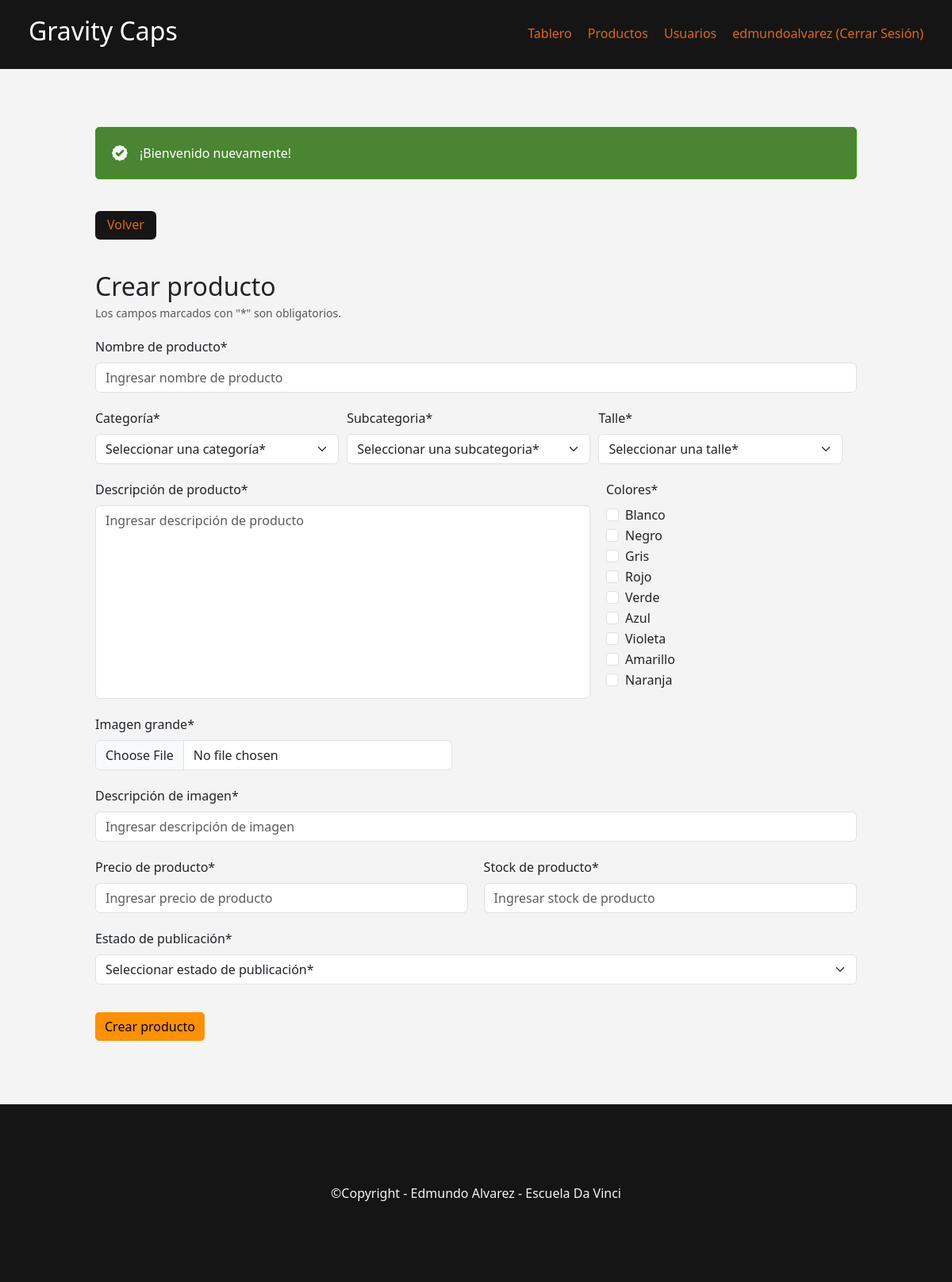
The app's page /admin/index.php?s=producto-crear (signed in) with its own data.
### tables this page shows
CREATE TABLE `usuarios` (
  `usuario_id` int(10) UNSIGNED NOT NULL,
  `rol_fk` tinyint(3) UNSIGNED NOT NULL,
  `email` varchar(255) NOT NULL,
  `password` varchar(255) NOT NULL,
  `telefono` int(11) DEFAULT NULL,
  `username` varchar(30) DEFAULT NULL,
  `empresa` varchar(150) DEFAULT NULL,
  `cuit_cuil` varchar(45) DEFAULT NULL
);

CREATE TABLE `colores` (
  `color_id` tinyint(3) UNSIGNED NOT NULL,
  `nombre` varchar(60) NOT NULL
);

### bootstrap/autoload.php (called while the page is built, shortened)
<?php
spl_autoload_register(function(string $className){
    $className = substr($className, 4);
    $className = str_replace('\\', DIRECTORY_SEPARATOR, $className);
    $classPath = __DIR__ . '/../classes/' . $className . '.php';
});

### classes/Auth/Autenticacion.php (called while the page is built, shortened)
<?php
class Autenticacion
{
    public function estaAutenticado(): bool
    {
        return isset($_SESSION['usuario_id']);
    }
    public function getUsuario(): ?usuario
    {
        return (new Usuario)->buscarId($_SESSION['usuario_id']);
    }
}

### classes/Models/Usuario.php (called while the page is built, shortened)
<?php
class Usuario
{
    private     string $username;
    public function buscarId (string $id): ?Usuario
    {
        $db = DB::getConexion();
        $query = "SELECT * FROM usuarios
                WHERE usuario_id = ?";
        $stmt = $db->prepare($query);
        $stmt->execute([$id]);
        $stmt->setFetchMode(PDO::FETCH_CLASS, Usuario::class);
        $usuario = $stmt->fetch();
        return $usuario;
    }
    public function getUsername(): string
    {
        return $this->username;
    }
}

### classes/Models/Color.php (called while the page is built, shortened)
<?php
class Color
{
    private int $color_id;
    private string $nombre;
    public function todos(): array
    {
        $db = DB::getConexion();
        $query = "SELECT * FROM colores";
        $stmt = $db->prepare($query);
        $stmt->execute();
        $stmt->setFetchMode(\PDO::FETCH_CLASS, Color::class);
        return $stmt->fetchAll();
    }
    public function getColorId (): int
    {
        return $this->color_id;
    }
    public function getNombre (): string
    {
        return $this->nombre;
    }
}

### admin/pages/producto-crear.php (the view, shortened to what this page needs)
<?php
if(isset($_SESSION['errores'])){
    $errores = $_SESSION['errores'];
    unset($_SESSION['errores']);
} else {
    $errores = [];
}
if(isset($_SESSION['oldData'])){
    $oldData = $_SESSION['oldData'];
    unset($_SESSION['oldData']);
} else {
    $oldData = [];
}
$colores = (new Color())->todos();
?>
<section class="crear-producto-completa">
    <a href="index.php?s=productos" class="detalle-btn-volver">Volver</a>
    <div>
        <h2>Crear producto</h2>
        <p class="form-text" >Los campos marcados con "*" son obligatorios.</p>
    </div>
    <div class="crear-producto-div-form">
        <form action="acciones/productos-crear.php" method="post" enctype="multipart/form-data">
            <div>
                <label for="nombre" class="form-label">Nombre de producto*</label>
                <input
                    class="form-control"
                    type="text"
                    name="nombre"
                    id="nombre"
                    placeholder="Ingresar nombre de producto"
                    value="<?= $oldData['nombre'] ?? null ?>"
                    <?php if(isset($errores['nombre'])): ?> aria-describedby="error-nombre" <?php endif; ?>
                >
            </div>
            <div class="crear-producto-fk">
                <div>
                    <label for="categoria_fk" class="form-label">Categoría*</label>
                    <select
                        class="form-select"
                        name="categoria_fk"
                        id="categoria_fk"
                    >
                    <option value="no-seleccion" selected disabled>Seleccionar una categoría*</option>
                    </select>
                </div>
                <div>
                    <label for="subcategoria_fk" class="form-label">Subcategoria*</label>
                    <select
                        class="form-select"
                        name="subcategoria_fk"
                        id="subcategoria_fk"
                    >
                    <option value="no-seleccion" selected disabled>Seleccionar una subcategoria*</option>
                    </select>
                </div>
                <div>
                    <label for="talle_fk" class="form-label">Talle*</label>
                    <select
                        class="form-select"
                        name="talle_fk"
                        id="talle_fk"
                    >
                    <option value="no-seleccion" selected disabled>Seleccionar una talle*</option>
                    </select>
                </div>
            </div>
            <div class="adm-descripcion-colores">
                <div class="descripcion">
                <label for="descripcion" class="form-label">Descripción de producto*</label>
                <textarea
                    class="form-control"
                    name="descripcion"
                    id="descripcion"
                    placeholder="Ingresar descripción de producto"
                    <?php if(isset($errores['descripcion'])): ?> aria-describedby="error-descripcion" <?php endif; ?>
                ><?= $oldData['descripcion'] ?? null ?></textarea>
                </div>
                <div class="colores">
                    <fieldset
                        <?php if(isset($errores['colores_fks'])): ?> aria-describedby="error-colores_fks" <?php endif; ?>
                        >
                        <legend>Colores*</legend>
                        <?php
                        foreach($colores as $color):
                        ?>
                            <div class="form-check">
                                <label class="form-check-label">
                                    <input
                                        type="checkbox"
                                        name="color_fk[]"
                                        value="<?= $color->getColorId();?>"
                                        class="form-check-input"
                                        <?= isset($oldData['color_fk']) && in_array($color->getColorId(), $oldData['color_fk']) ? 'checked' : '';?>
                                    >
                                    <?= $color->getNombre();?>
                                </label>
                            </div>
                        <?php
                        endforeach;
                        ?>
                    </fieldset>
                </div>
            </div>
            <div class="crear-producto-img">
                <div>
                    <label for="imagen_grande_01" class="form-label">Imagen grande*</label>
                    <input
                    class="form-control"
                    type="file"
                    id="imagen_grande_01"
                    name="imagen_grande_01"
                    <?php if(isset($errores['imagen_grande_01'])): ?> aria-describedby="error-imagen_grande_01" <?php endif; ?>
                    >
                </div>
            </div>
            <div>
                <label for="imagen_descripcion" class="form-label">Descripción de imagen*</label>
                <input
                    class="form-control"
                    type="text"
                    name="imagen_descripcion"
                    id="imagen_descripcion"
                    placeholder="Ingresar descripción de imagen"
                    value="<?= $oldData['imagen_descripcion'] ?? null ?>"
                    <?php if(isset($errores['imagen_descripcion'])): ?> aria-describedby="error-imagen_descripcion" <?php endif; ?>
                >
            </div>
            <div class="crear-producto-num">
                <div>
                    <label for="precio" class="form-label">Precio de producto*</label>
                    <input
                        class="form-control"
                        type="number"
                        name="precio"
                        id="precio"
                        step="any"
                        placeholder="Ingresar precio de producto"
                        value="<?= $oldData['precio'] ?? null ?>"
                        <?php if(isset($errores['precio'])): ?> aria-describedby="error-precio" <?php endif; ?>
                    >
                </div>
                <div>
                    <label for="stock" class="form-label">Stock de producto*</label>
                    <input
                        class="form-control"
                        type="number"
                        name="stock"
                        id="stock"
                        placeholder="Ingresar stock de producto"
                        value="<?= $oldData['stock'] ?? null ?>"
                        <?php if(isset($errores['stock'])): ?> aria-describedby="error-stock" <?php endif; ?>
                    >
                </div>
            </div>
            <div>
                <label for="estado_publicacion_fk" class="form-label">Estado de publicación*</label>
                <select
                    class="form-select"
                    name="estado_publicacion_fk"
                    id="estado_publicacion_fk"
                >
                <option value="no-seleccion" selected disabled>Seleccionar estado de publicación*</option>
                </select>
            </div>
            <div>
                <button class="btn-crear-producto" type="submit">Crear producto</button>
            </div>
        </form>
    </div>
</section>

### admin/index.php (shortened to what this page needs)
<?php
require_once __DIR__ . "/../bootstrap/autoload.php";
$pagina = $_GET['s'] ?? 'dashboard';
$autenticacion = new Autenticacion();
?>
<!DOCTYPE html>
<html lang="es">
<head>
    <link rel="stylesheet" href="../styles/bootstrap.min.css">
    <link rel="stylesheet" href="../styles/style.css">
</head>
<body>
    <div id="todo">
        <header class="fixed-top">
        <div class="header">
            <h1 class="h1">Gravity Caps</h1>
            <nav class="nav" >
            <?php
                if($autenticacion->estaAutenticado()):
            ?>
                <ul>
                    <li><a class="nav-a" href="index.php?s=dashboard">Tablero</a></li>
                    <li><a class="nav-a" href="index.php?s=productos">Productos</a></li>
                    <li><a class="nav-a" href="index.php?s=usuarios">Usuarios</a></li>
                    <li>
                        <form class="form-cerrar-sesion" action="acciones/cerrar-sesion.php" method="post">
                            <button class="nav-a" type="submit"><?= $autenticacion->getUsuario()->getUsername(); ?> (Cerrar Sesión)</button>
                        </form>
                    </li>
                </ul>
            <?php
                endif;
            ?>
            </nav>
        </div>
        </header>
        <main>
            <?php if(isset($_SESSION['mensajeExito'])): ?>
            <div class="mensaje-creado-exito">
                <p><?= $_SESSION['mensajeExito']; ?></p>
            </div>
            <?php
            endif;
            ?>
            <?php
            require 'pages/' . $pagina . '.php';
            ?>
        </main>
        <footer>
            <div class="footer">
                <p>©Copyright - Edmundo Alvarez - Escuela Da Vinci</p>
            </div>
        </footer>
    </div>
</body>
</html>

### styles/style.css (style rules this page uses)
* { margin: 0px; padding: 0px; box-sizing: border-box; }
#todo { width: 100%; background-color: #f4f4f4; font-size: 16px; display: flex; flex-direction: column; justify-content: space-between; height: 100%; margin: auto; }
p { margin: 0px; }
h2 { margin: 0px; }
ul { list-style: none; padding: 0px; }
a { text-decoration: none; }
header { background-color: #f4f4f4; top: 0px; }
.header { color: white; display: flex; flex-direction: row; justify-content: space-between; align-items: center; margin: auto; padding: 20px 3%; border-bottom: 1px rgb(33, 33, 33) solid; background-color: #151515; }
.h1 { font-size: 2em; color: white; min-width: 190px; }
.nav { min-width: 490px; }
.nav ul { margin: 0; display: flex; flex-direction: row; justify-content: flex-end; gap: 20px; }
.nav ul li form { margin: 0px; }
.nav ul li form button { background-color: transparent; border: none; padding: 0px; border-bottom: 2px solid transparent; }
.nav-a { color: rgb(226, 105, 0); border-bottom: 2px solid transparent; padding-bottom: 3px; font-size: 1em; }
main { background-color: #f4f4f4; padding: 160px 0px 80px 0px; display: flex; flex-direction: column; justify-content: center; align-items: flex-start; gap: 0px; }
section { width: 80% !important; margin: auto; }
.footer { background-color: #151515; padding: 100px 0px; display: flex; flex-direction: column; justify-content: center; align-items: center; }
.footer p { font-size: 1em; color: #f4f4f4; margin-bottom: 0px; }
.detalle-btn-volver { background-color: transparent; border: none; color: rgb(226, 105, 0); margin-bottom: 20px; display: inline-block; border-bottom: transparent solid 2px; font-size: 1em; background-color: #151515; border-radius: 6px; padding: 5px 15px; }
.tablero-administración-completa , .administracion-productos-completa, .crear-producto-completa { margin: 0px auto; width: 100%; overflow-x: none; display: flex; flex-direction: column; justify-content: center; align-items: flex-start; gap: 20px; }
.crear-producto-completa { overflow-x: hidden; }
.crear-producto-div-form { width: 100%; }
.crear-producto-div-form form { width: 100% !important; display: flex; flex-direction: column; justify-content: flex-start; gap: 20px; }
.crear-producto-div-form form > div { width: 100%; }
.crear-producto-div-form form > div .form-control { width: 100% !important; }
.crear-producto-div-form form button { border-radius: 5px; border: none; padding: 6px 12px; background-color: rgb(255, 145, 0); margin-top: 15px; }
.crear-producto-img, .crear-producto-fk { display: flex; flex-direction: row; justify-content: flex-start; align-content: space-between; flex-wrap: wrap; gap: 10px; }
.crear-producto-img > div { width: 48%; min-width: 340px; }
.crear-producto-fk > div { width: 32%; min-width: 300px; }
.crear-producto-num { display: flex; flex-direction: row; justify-content: space-between; align-items: center; align-content: center; }
.crear-producto-num > div { width: 49%; }
.mensaje-creado-exito { background-color: rgba(32, 106, 0, 0.80); padding: 20px; width: 80%; margin: auto; border-radius: 5px; border: solid 1.5px rgb(50, 167, 0); color: white; margin-bottom: 40px; display: flex; flex-direction: row; justify-content: flex-start; align-items: center; align-content: center; }
.mensaje-creado-exito p { display: flex; flex-direction: row; justify-content: flex-start; align-items: center; align-content: center; gap: 5px; }
.mensaje-creado-exito p::before { content: ""; width: 20px; height: 20px; background-image: url(../styles/img/editadas/check-01.svg); background-repeat: no-repeat; display: flex; margin-right: 10px; }
.adm-descripcion-colores { display: flex; flex-direction: row; justify-content: flex-start; align-items: flex-start; align-content: center; gap: 20px; }
.descripcion { height: 276px; width: 65%; }
.colores legend { font-size: 16px; }
.descripcion .form-control { height: calc(100% - 32px); resize: none; }
#imagen_grande_01 { width: 450px !important; }
.form-cerrar-sesion { display: flex; flex-direction: row; justify-content: center; align-items: center; align-content: center; height: 100%; }
.form-cerrar-sesion button { display: flex; flex-direction: column; justify-content: center; align-items: center; align-content: center; }

### records on screen
usuarios: username "edmundoalvarez"
colores: nombre "Blanco"
colores: nombre "Negro"
colores: nombre "Gris"
colores: nombre "Rojo"
colores: nombre "Verde"
colores: nombre "Azul"
colores: nombre "Violeta"
colores: nombre "Amarillo"
colores: nombre "Naranja"

### other values on screen
$_SESSION['mensajeExito'] "¡Bienvenido nuevamente!"
